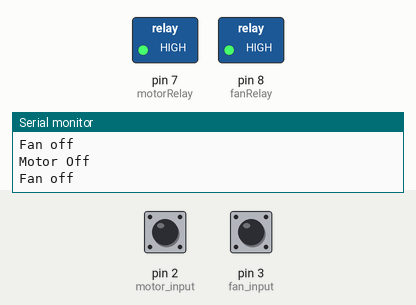
Recording of a sketch running on a simulated Arduino Uno, built with avr-gcc and run on an emulated ATmega328P. On the bench: switched loads named in the sketch (green lamp = pin HIGH), the last lines printed to the serial monitor. Dashed ring = blinking. The inputs (shaded band) are chosen by the test bench; at power-on: pin 2 (motor_input) LOW, pin 3 (fan_input) LOW.

Above: at 1.2 s.
1.3 s: pin 2 (motor_input) driven HIGH
At 1.9 s:
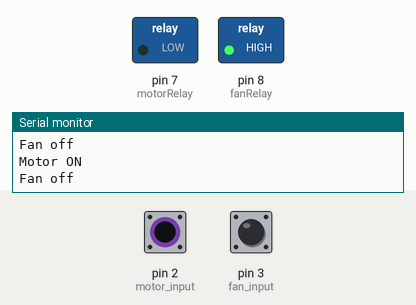
2.8 s: pin 3 (fan_input) driven HIGH
At 3.1 s:
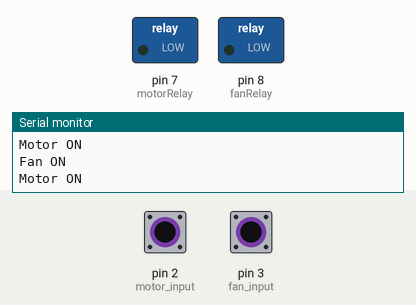
4.3 s: pin 2 (motor_input) driven LOW
At 5.4 s:
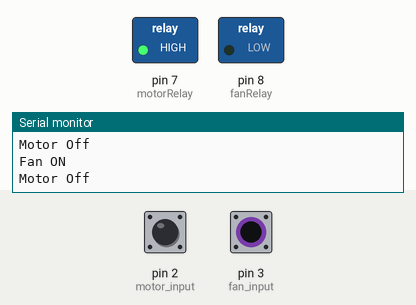
5.8 s: pin 3 (fan_input) driven LOW
At 6.6 s:
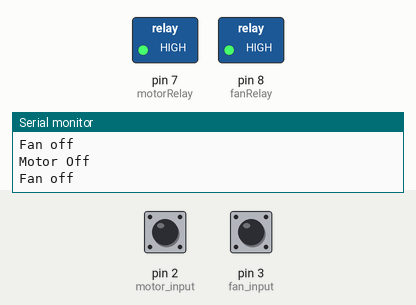
8.8 s: pin 2 (motor_input) pulsed HIGH 2 times (0.12 s each, 0.3 s apart)
At 9.01 s:
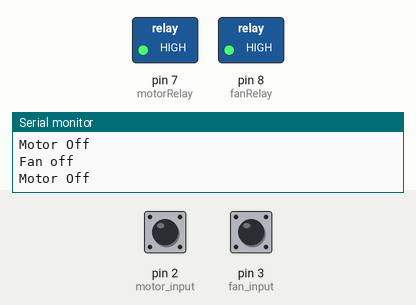
12.4 s: pin 3 (fan_input) pulsed HIGH 5 times (0.12 s each, 0.3 s apart)
At 12.91 s:
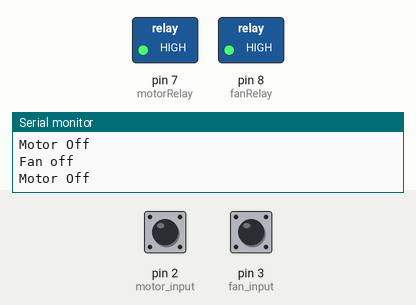
Timing chart, 0 to 15.4 s (numbered marks = the images above; inputs shaded):
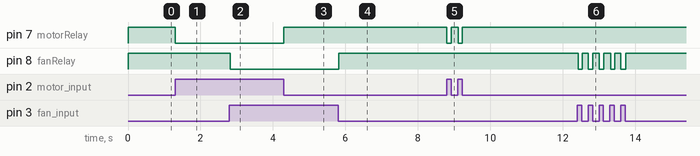

Measured:
- after the input at 1.3 s, pin 7 (motorRelay): HIGH → LOW at once
- after the input at 2.8 s, pin 8 (fanRelay): HIGH → LOW at once
- after the input at 4.3 s, pin 7 (motorRelay): LOW → HIGH at once
- after the input at 5.8 s, pin 8 (fanRelay): LOW → HIGH at once
- after the input at 8.8 s, pin 7 (motorRelay): alternates HIGH for 0.19 s and LOW for 0.12 s, 4 changes in all, then stays HIGH, starting at once
- after the input at 12.4 s, pin 8 (fanRelay): alternates HIGH for 0.18 s and LOW for 0.12 s, 10 changes in all, then stays HIGH, starting at once

The sketch:

IOTIndustryProtectionArduino.ino
```cpp
#define motorRelay 7
#define fanRelay 8

#define motor_input 2
#define fan_input 3

void setup() {
  Serial.begin(9600);
  pinMode(motorRelay, OUTPUT);
  pinMode(fanRelay, OUTPUT);

  pinMode(motor_input, INPUT);
  pinMode(fan_input, INPUT);

  digitalWrite(motorRelay, HIGH);
  digitalWrite(fanRelay, HIGH);
}

void loop() {
  if(digitalRead(motor_input )== 1) {
    digitalWrite(motorRelay, LOW);
    Serial.println("Motor ON");
  } else{
    digitalWrite(motorRelay, HIGH);
    Serial.println("Motor Off");
  }
  if(digitalRead(fan_input )== 1) {
    digitalWrite(fanRelay, LOW);
    Serial.println("Fan ON");
  } else  {
    digitalWrite(fanRelay, HIGH);
    Serial.println("Fan off");
  }
}
```
